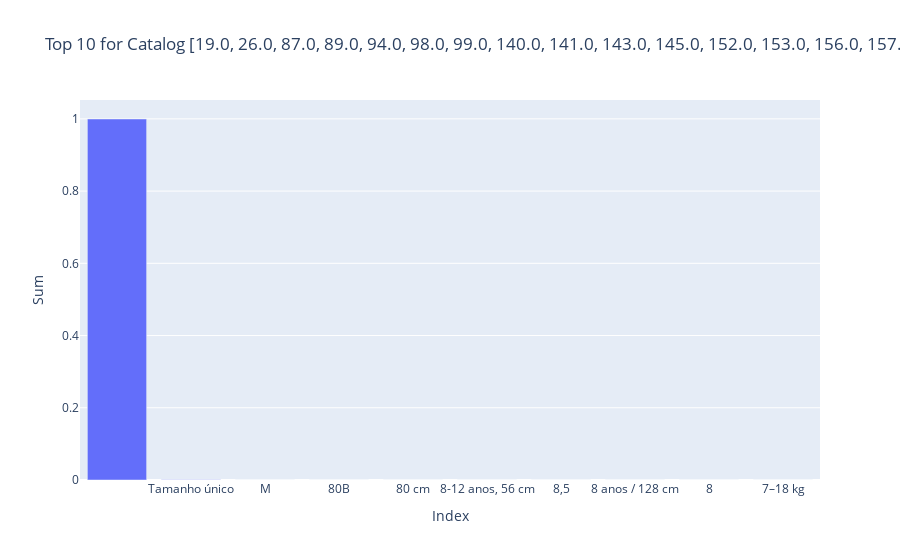
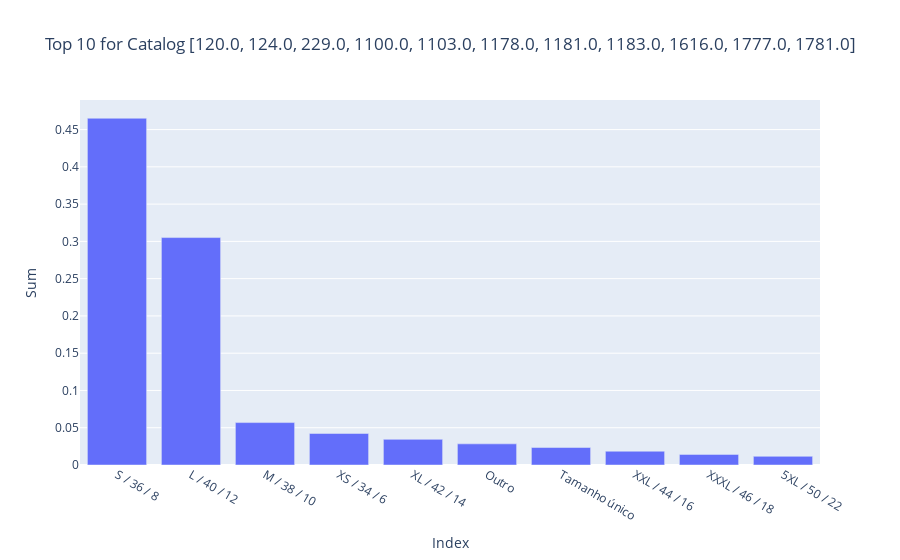
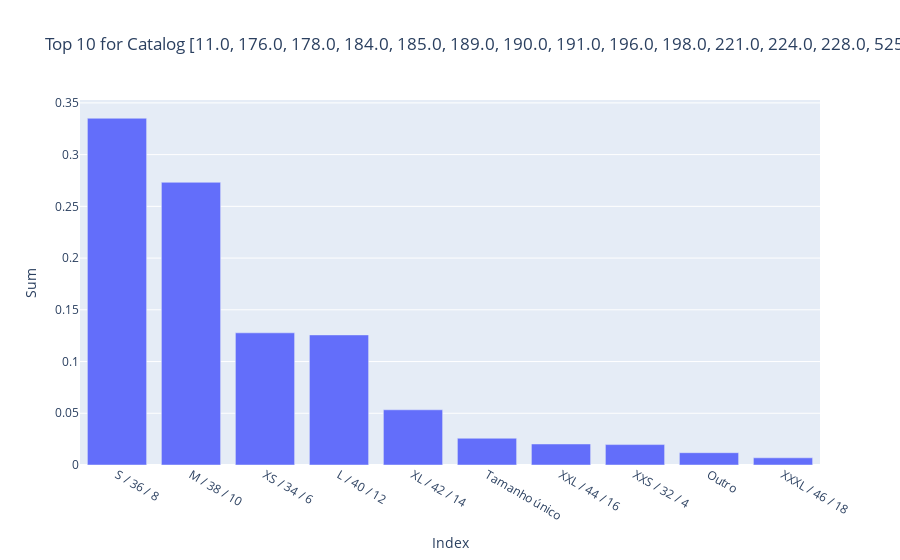
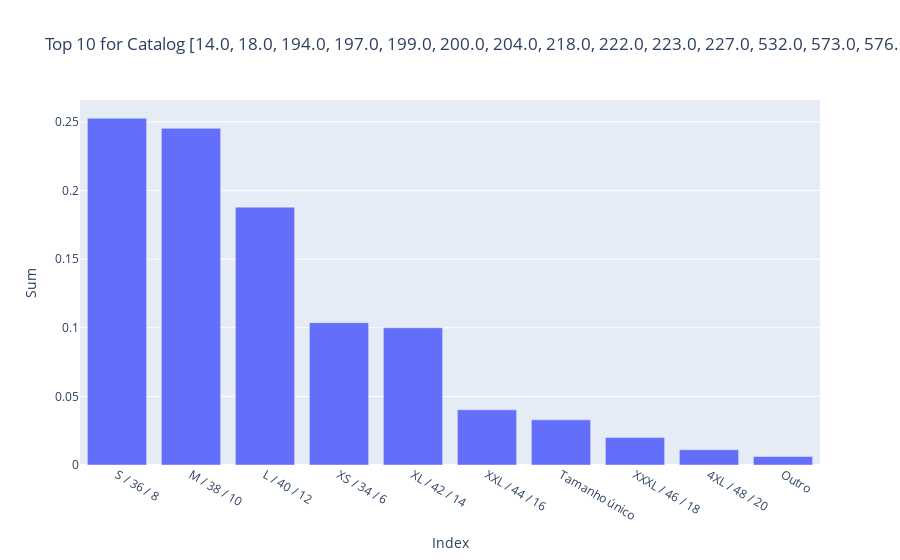

Notebook source saved alongside these figures, in order:
### Markdown cell above
## Analysis of the results

### Code cell
for catalog in grouped_data["catalog_id"]:
    top_10 = pivot_combined[catalog].sum(axis=1).sort_values(ascending=False).head(10)
    top_10 /= top_10.sum()
    
    # Create a bar chart
    fig = go.Figure([go.Bar(x=top_10.index, y=top_10.values)])
    fig.update_layout(title=f"Top 10 for Catalog {catalog}",
                      xaxis_title="Index",
                      yaxis_title="Sum",
                      )
    fig.show()
